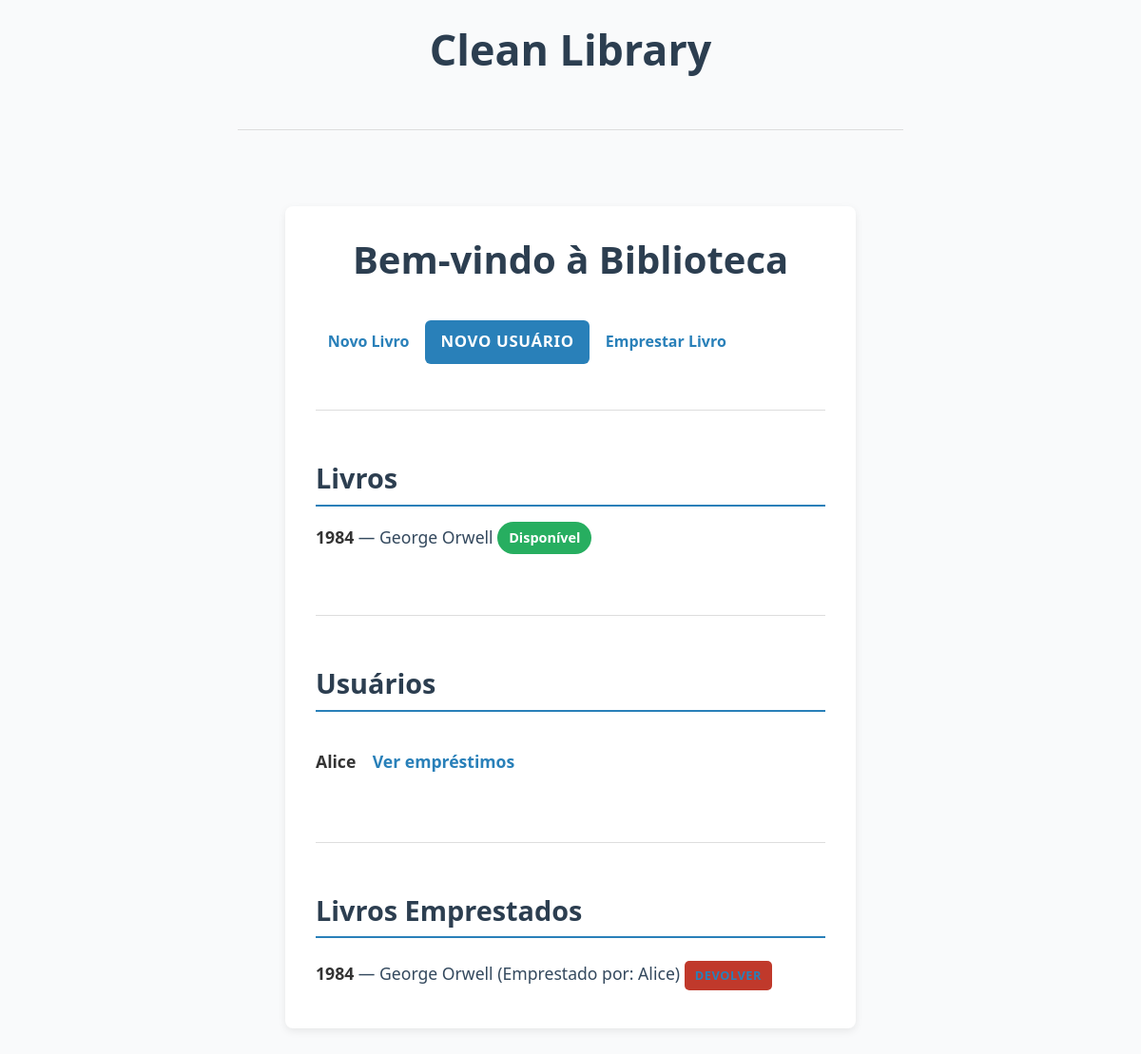
/, run on an earlier commit of the app's database.
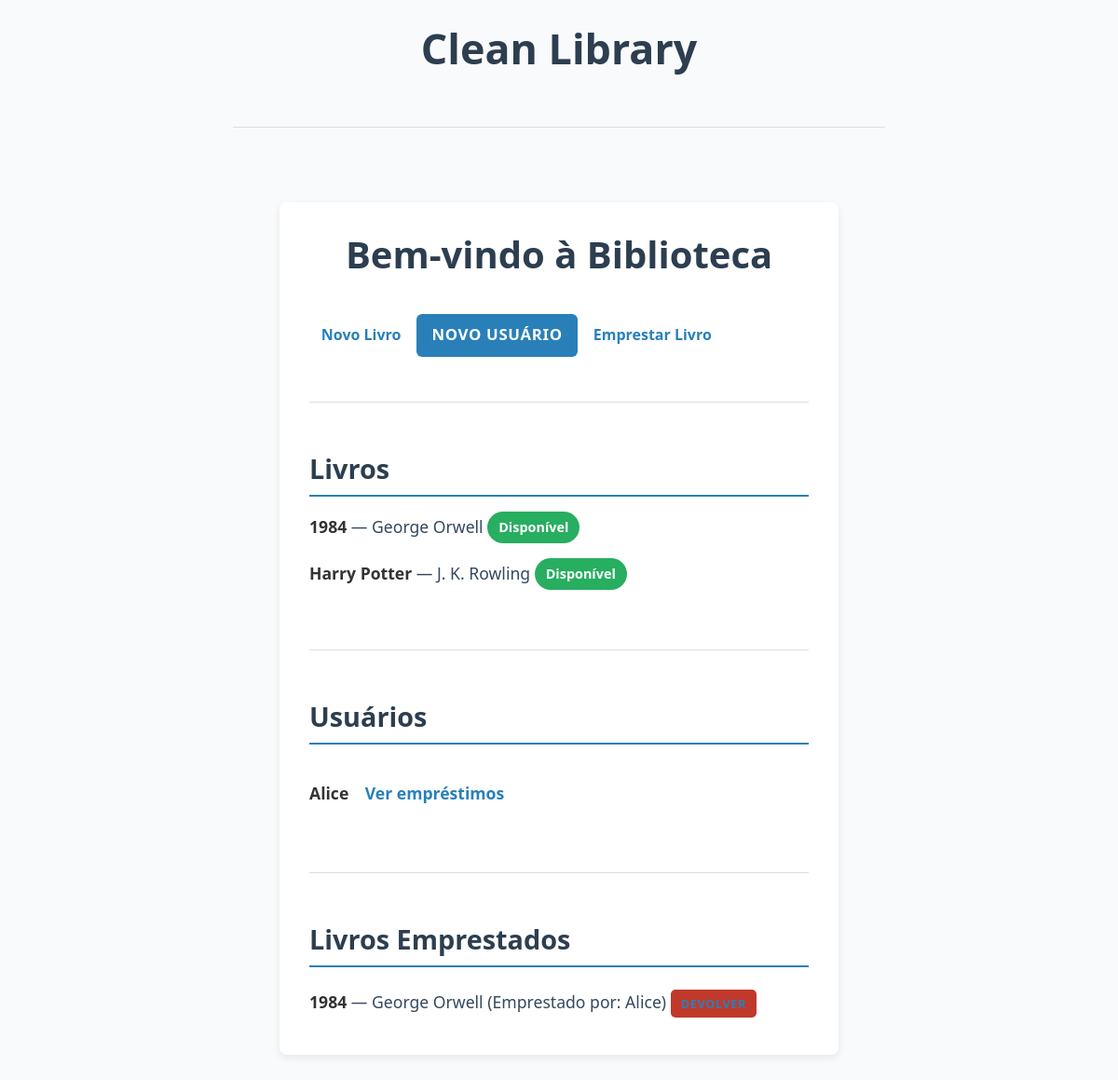
And on a later commit of the database.
### tables this page shows
CREATE TABLE books (
    id INTEGER PRIMARY KEY AUTOINCREMENT,
    title TEXT NOT NULL,
    author TEXT NOT NULL,
    available BOOLEAN NOT NULL DEFAULT 1
);

CREATE TABLE users (
    id INTEGER PRIMARY KEY AUTOINCREMENT,
    name TEXT NOT NULL
);

### app/main.py (the view)
@app.route('/', methods=["GET"])
def home():
    books = list_books(book_repo)
    users = list_users(user_repo)
    loans = []
    for user in users:
        borrowed_books = list_books_for_user(loan_repo, user.id)
        for book in borrowed_books:
            loans.append({
                'book_id': book['id'],
                'title': book['title'],
                'author': book['author'],
                'user_name': user.name,
                'user_id': user.id,
            })
    return render_template('index.html', books=books, users=users, loans=loans)

### infra/db/database.py (called while the page is built)
def get_db_connection():
    conn = sqlite3.connect(DB_PATH)
    conn.row_factory = sqlite3.Row
    return conn

### infra/repositories/book_repository_sqlite.py (called while the page is built)
    def list_all(self) -> List[Book]:
        conn = get_db_connection()
        rows = conn.execute("SELECT * FROM books").fetchall()
        conn.close()
        return [Book(id=row["id"], title=row["title"], author=row["author"], available=bool(row["available"])) for row in rows]

### infra/repositories/loan_repository_sqlite.py (called while the page is built)
    def list_books_for_user(self, user_id: int) -> List[Mapping[str, Any]]:
        conn = get_db_connection()
        rows = conn.execute(
            """
            SELECT b.id, b.title, b.author, b.available
            FROM loans l
            JOIN books b ON b.id = l.book_id
            WHERE l.user_id = ?
            """,
            (user_id,),
        ).fetchall()
        conn.close()
        return rows

### infra/repositories/user_repository_sqlite.py (called while the page is built)
    def list_all(self) -> List[User]:
        conn = get_db_connection()
        rows = conn.execute("SELECT * FROM users").fetchall()
        conn.close()
        return [User(id=row["id"], name=row["name"]) for row in rows]

### use_cases/list_books.py (called while the page is built)
def list_books(repo: BookRepository) -> List[Book]:
    return repo.list_all()

### use_cases/list_users.py (called while the page is built)
def list_users(repo: UserRepository) -> List[User]:
    return repo.list_all()

### app/templates/index.html (shortened to what this page needs)
{% extends 'base.html' %}
{% block content %}
<h1>Bem-vindo à Biblioteca</h1>
<div class="btn-group" role="group">
    <a href="{{ url_for('books.create') }}" class="btn btn-success">Novo Livro</a>
    <a href="{{ url_for('users.create') }}" class="btn btn-primary">Novo Usuário</a>
    <a href="{{ url_for('users.home') }}" class="btn btn-info">Emprestar Livro</a>
</div>
<hr>
<h2>Livros</h2>
{% if books %}
    <ul>
        {% for book in books %}
            <li>
                <a href="{{ url_for('books.edit', book_id=book['id']) }}">
                    <strong>{{ book['title'] }}</strong>
                </a> — {{ book['author'] }}
                <span class="badge {% if book['available'] %}badge-success{% else %}badge-danger{% endif %}">
                    {% if book['available'] %}Disponível{% else %}Emprestado{% endif %}
                </span>
            </li>
        {% endfor %}
    </ul>
{% else %}
    <p>Nenhum livro cadastrado.</p>
{% endif %}
<hr>
<h2>Usuários</h2>
{% if users %}
    <ul>
        {% for user in users %}
            <li>
                <a href="{{ url_for('users.edit', user_id=user.id) }}">
                    <strong>{{ user['name'] }}</strong>
                </a>
                <a href="{{ url_for('users.user', user_id=user.id) }}" class="btn btn-info btn-sm">Ver empréstimos</a>
            </li>
        {% endfor %}
    </ul>
{% else %}
    <p>Nenhum usuário cadastrado.</p>
{% endif %}
<hr>
<h2>Livros Emprestados</h2>
{% if loans %}
    <ul>
        {% for loan in loans %}
            <li>
                <strong>{{ loan['title'] }}</strong> — {{ loan['author'] }} (Emprestado por: {{ loan['user_name'] }})
                <a href="{{ url_for('users.return_book_route', user_id=loan['user_id'], book_id=loan['book_id']) }}" class="btn btn-danger btn-sm">Devolver</a>
            </li>
        {% endfor %}
    </ul>
{% else %}
    <p>Não há livros emprestados no momento.</p>
{% endif %}
{% endblock %}

What changed in the data, as far as the page shows it:
added books: title "Harry Potter", author "J. K. Rowling", available "Disponível"
